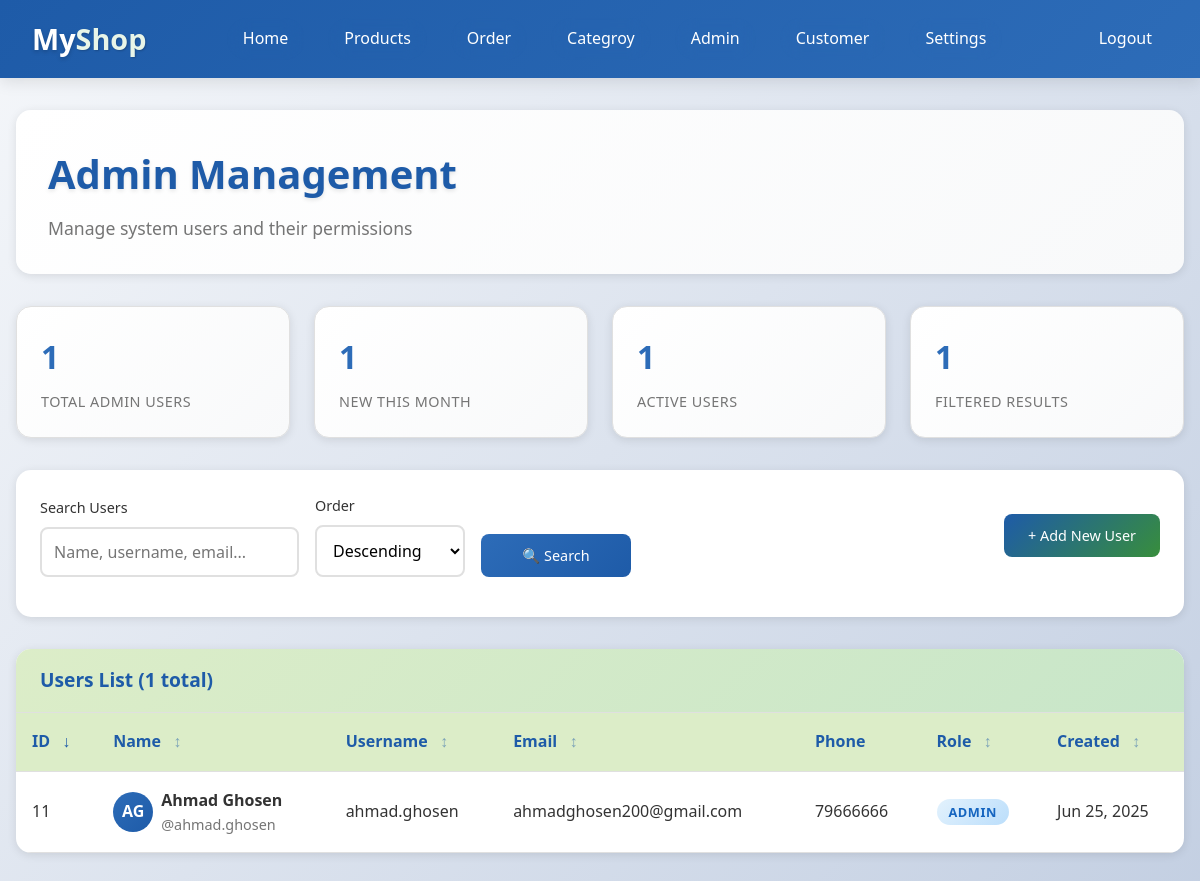
Page /admin/admin.php (signed in) on the committed database.
### tables this page shows
CREATE TABLE IF NOT EXISTS `users` (
  `id` int NOT NULL AUTO_INCREMENT,
  `first_name` varchar(100) NOT NULL,
  `last_name` varchar(100) NOT NULL,
  `username` varchar(100) NOT NULL,
  `email` varchar(150) NOT NULL,
  `phone` varchar(20) DEFAULT NULL,
  `password` varchar(255) NOT NULL,
  `verification_code` varchar(10) DEFAULT NULL,
  `email_verified_at` datetime DEFAULT NULL,
  `role` varchar(50) DEFAULT 'user',
  `address` text NOT NULL,
  `city` text NOT NULL,
  `date_of_birth` text NOT NULL,
  `gender` text NOT NULL,
  `verified` int NOT NULL,
  `reset_code` varchar(6) DEFAULT NULL,
  `reset_code_expires` datetime NOT NULL,
  `created_at` timestamp NULL DEFAULT CURRENT_TIMESTAMP,
  PRIMARY KEY (`id`),
  UNIQUE KEY `username` (`username`),
  UNIQUE KEY `email` (`email`)
);

### admin/admin.php (the view, shortened to what this page needs)
<?php
include 'config.php';
class UserManager {
    private $conn;
    public function __construct($connection) {
        $this->conn = $connection;
    }
    public function getAllUsers($page = 1, $limit = 20, $search = '', $sortBy = 'id', $sortOrder = 'DESC', $roleFilter = 'admin') {
        $offset = ($page - 1) * $limit;
        $allowedSortFields = ['id', 'first_name', 'last_name', 'username', 'email', 'phone', 'role', 'created_at'];
        $sortBy = in_array($sortBy, $allowedSortFields) ? $sortBy : 'id';
        $sortOrder = strtoupper($sortOrder) === 'ASC' ? 'ASC' : 'DESC';
        $whereClause = "WHERE 1=1";
        $params = [];
        $types = "";
        if (!empty($roleFilter)) {
            $whereClause .= " AND role = ?";
            $params[] = $roleFilter;
            $types .= "s";
        }
        $usersQuery = "SELECT id, first_name, last_name, username, email, phone, role, created_at FROM users $whereClause ORDER BY $sortBy $sortOrder LIMIT ? OFFSET ?";
        $params[] = $limit;
        $params[] = $offset;
        $types .= "ii";
        $stmt = $this->conn->prepare($usersQuery);
        if (!empty($params)) {
            $stmt->bind_param($types, ...$params);
        }
        $stmt->execute();
        $result = $stmt->get_result();
        $users = $result->fetch_all(MYSQLI_ASSOC);
        $countQuery = "SELECT COUNT(*) as total FROM users $whereClause";
        $countStmt = $this->conn->prepare($countQuery);
        if (!empty($roleFilter)) {
            $countParams = [$roleFilter];
            $countTypes = "s";
            $countStmt->bind_param($countTypes, ...$countParams);
        } elseif (!empty($search)) {
            $countStmt->bind_param(str_repeat("s", 5), ...array_fill(0, 5, $searchTerm));
        }
        $countStmt->execute();
        $totalCount = $countStmt->get_result()->fetch_assoc()['total'];
        return [
            'users' => $users,
            'total' => $totalCount,
            'pages' => ceil($totalCount / $limit),
            'current_page' => $page
        ];
    }
    public function getUserStats() {
        $stats = [];
        $totalQuery = "SELECT COUNT(*) as total FROM users WHERE role = 'admin'";
        $result = $this->conn->query($totalQuery);
        $stats['total_users'] = $result->fetch_assoc()['total'];
        $monthQuery = "SELECT COUNT(*) as monthly FROM users WHERE role = 'admin' AND created_at >= DATE_SUB(NOW(), INTERVAL 1 MONTH)";
        $result = $this->conn->query($monthQuery);
        $stats['monthly_users'] = $result->fetch_assoc()['monthly'];
        $activeQuery = "SELECT COUNT(DISTINCT u.id) as active FROM users u INNER JOIN orders o ON u.id = o.user_id WHERE u.role = 'admin'";
        $result = $this->conn->query($activeQuery);
        $stats['active_users'] = $result->fetch_assoc()['active'];
        return $stats;
    }
}
$userManager = new UserManager($conn);
$page = max(1, (int)($_GET['page'] ?? 1));
$search = trim($_GET['search'] ?? '');
$sortBy = $_GET['sort'] ?? 'id';
$sortOrder = $_GET['order'] ?? 'DESC';
$roleFilter = $_GET['role'] ?? 'admin';
$userData = $userManager->getAllUsers($page, 20, $search, $sortBy, $sortOrder, $roleFilter);
$users = $userData['users'];
$totalUsers = $userData['total'];
$stats = $userManager->getUserStats();
?>
<!DOCTYPE html>
<html lang="en">
<head>
  <link rel="stylesheet" href="css/admin.css">
</head>
<body>
  <?php include 'navbar.php'; ?>
    <div class="container">
        <div class="main-content">
            <div class="page-header">
                <h1 class="page-title">Admin Management</h1>
                <p class="page-subtitle">Manage system users and their permissions</p>
            </div>
            <div class="stats-grid">
                <div class="stat-card">
                    <div class="stat-number"><?php echo number_format($stats['total_users']); ?></div>
                    <div class="stat-label">Total Admin Users</div>
                </div>
                <div class="stat-card">
                    <div class="stat-number"><?php echo number_format($stats['monthly_users']); ?></div>
                    <div class="stat-label">New This Month</div>
                </div>
                <div class="stat-card">
                    <div class="stat-number"><?php echo number_format($stats['active_users']); ?></div>
                    <div class="stat-label">Active Users</div>
                </div>
                <div class="stat-card">
                    <div class="stat-number"><?php echo number_format($totalUsers); ?></div>
                    <div class="stat-label">Filtered Results</div>
                </div>
            </div>
            <div class="controls-section">
                <div class="controls-header">
                    <div class="search-filters">
                        <form method="GET" style="display: contents;">
                            <div class="form-group">
                                <label for="search">Search Users</label>
                                <input type="text" id="search" name="search" class="form-control"
                                       placeholder="Name, username, email..."
                                       value="<?php echo htmlspecialchars($search); ?>">
                            </div>
                            <div class="form-group">
                                <label for="order">Order</label>
                                <select id="order" name="order" class="form-control">
                                    <option value="DESC" <?php echo $sortOrder === 'DESC' ? 'selected' : ''; ?>>Descending</option>
                                </select>
                            </div>
                            <div class="form-group">
                                <label>&nbsp;</label>
                                <button type="submit" class="btn btn-primary">🔍 Search</button>
                            </div>
                        </form>
                    </div>
                  <button type="button" class="btn btn-success" onclick="openModal('createModal')">
    + Add New User
</button>
                </div>
            </div>
            <div class="users-table-container">
                <div class="table-header">
                    <h3 class="table-title">Users List (<?php echo number_format($totalUsers); ?> total)</h3>
                </div>
                <?php if (empty($users)): ?>
                    <div class="empty-state">
                        <div class="empty-state-icon">👥</div>
                        <h3 class="empty-state-title">No Users Found</h3>
                        <p class="empty-state-text">
                            <?php if (!empty($search) || !empty($roleFilter)): ?>
                                No users match your current filters. Try adjusting your search criteria.
                            <?php else: ?>
                                There are no users in the system yet. Create the first user to get started.
                            <?php endif; ?>
                        </p>
                    </div>
                <?php else: ?>
                    <div class="table-responsive">
                        <table>
                            <thead>
                                <tr>
                                    <th onclick="sortTable('id')" class="<?php echo $sortBy === 'id' ? 'active' : ''; ?>">
                                        ID <span class="sort-icon"><?php echo $sortBy === 'id' ? ($sortOrder === 'ASC' ? '↑' : '↓') : '↕'; ?></span>
                                    </th>
                                    <th onclick="sortTable('first_name')" class="<?php echo $sortBy === 'first_name' ? 'active' : ''; ?>">
                                        Name <span class="sort-icon"><?php echo $sortBy === 'first_name' ? ($sortOrder === 'ASC' ? '↑' : '↓') : '↕'; ?></span>
                                    </th>
                                    <th onclick="sortTable('username')" class="<?php echo $sortBy === 'username' ? 'active' : ''; ?>">
                                        Username <span class="sort-icon"><?php echo $sortBy === 'username' ? ($sortOrder === 'ASC' ? '↑' : '↓') : '↕'; ?></span>
                                    </th>
                                    <th onclick="sortTable('email')" class="<?php echo $sortBy === 'email' ? 'active' : ''; ?>">
                                        Email <span class="sort-icon"><?php echo $sortBy === 'email' ? ($sortOrder === 'ASC' ? '↑' : '↓') : '↕'; ?></span>
                                    </th>
                                    <th>Phone</th>
                                    <th onclick="sortTable('role')" class="<?php echo $sortBy === 'role' ? 'active' : ''; ?>">
                                        Role <span class="sort-icon"><?php echo $sortBy === 'role' ? ($sortOrder === 'ASC' ? '↑' : '↓') : '↕'; ?></span>
                                    </th>
                                    <th onclick="sortTable('created_at')" class="<?php echo $sortBy === 'created_at' ? 'active' : ''; ?>">
                                        Created <span class="sort-icon"><?php echo $sortBy === 'created_at' ? ($sortOrder === 'ASC' ? '↑' : '↓') : '↕'; ?></span>
                                    </th>
                                </tr>
                            </thead>
                            <tbody>
                                <?php foreach ($users as $user): ?>
                                    <tr>
                                        <td><?php echo htmlspecialchars($user['id']); ?></td>
                                        <td>
                                            <div class="user-info">
                                                <div class="user-avatar">
                                                    <?php echo strtoupper(substr($user['first_name'], 0, 1) . substr($user['last_name'], 0, 1)); ?>
                                                </div>
                                                <div class="user-details">
                                                    <div class="user-name">
                                                        <?php echo htmlspecialchars($user['first_name'] . ' ' . $user['last_name']); ?>
                                                    </div>
                                                    <div class="user-username">@<?php echo htmlspecialchars($user['username']); ?></div>
                                                </div>
                                            </div>
                                        </td>
                                        <td><?php echo htmlspecialchars($user['username']); ?></td>
                                        <td><?php echo htmlspecialchars($user['email']); ?></td>
                                        <td><?php echo htmlspecialchars($user['phone'] ?: 'N/A'); ?></td>
                                        <td>
                                            <span class="role-badge role-<?php echo htmlspecialchars($user['role']); ?>">
                                                <?php echo ucfirst(htmlspecialchars($user['role'])); ?>
                                            </span>
                                        </td>
                                        <td><?php echo date('M j, Y', strtotime($user['created_at'])); ?></td>
                                    </tr>
                                <?php endforeach; ?>
                            </tbody>
                        </table>
                    </div>
                <?php endif; ?>
            </div>
        </div>
    </div>

### rows in the picture
users: id "11", first_name+last_name "AG", first_name+last_name "Ahmad Ghosen", username "ahmad.ghosen", email "ahmadghosen200@gmail.com", phone "79666666", role "ADMIN", created_at "Jun 25, 2025"

### other values in the picture
$stats['total_users'] "1"
$stats['monthly_users'] "1"
$stats['active_users'] "1"
$totalUsers "1"
